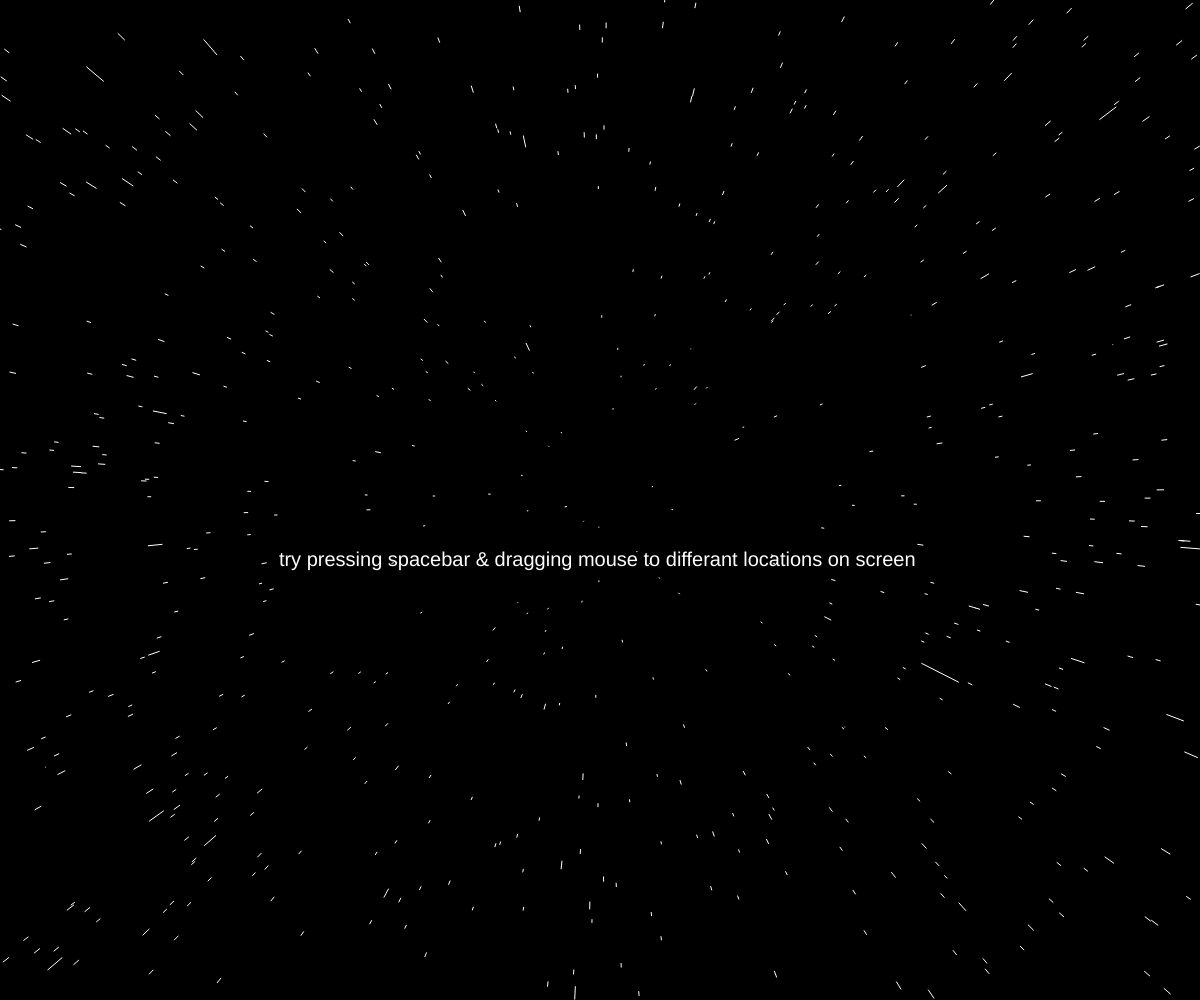
Frame 1 (no input)
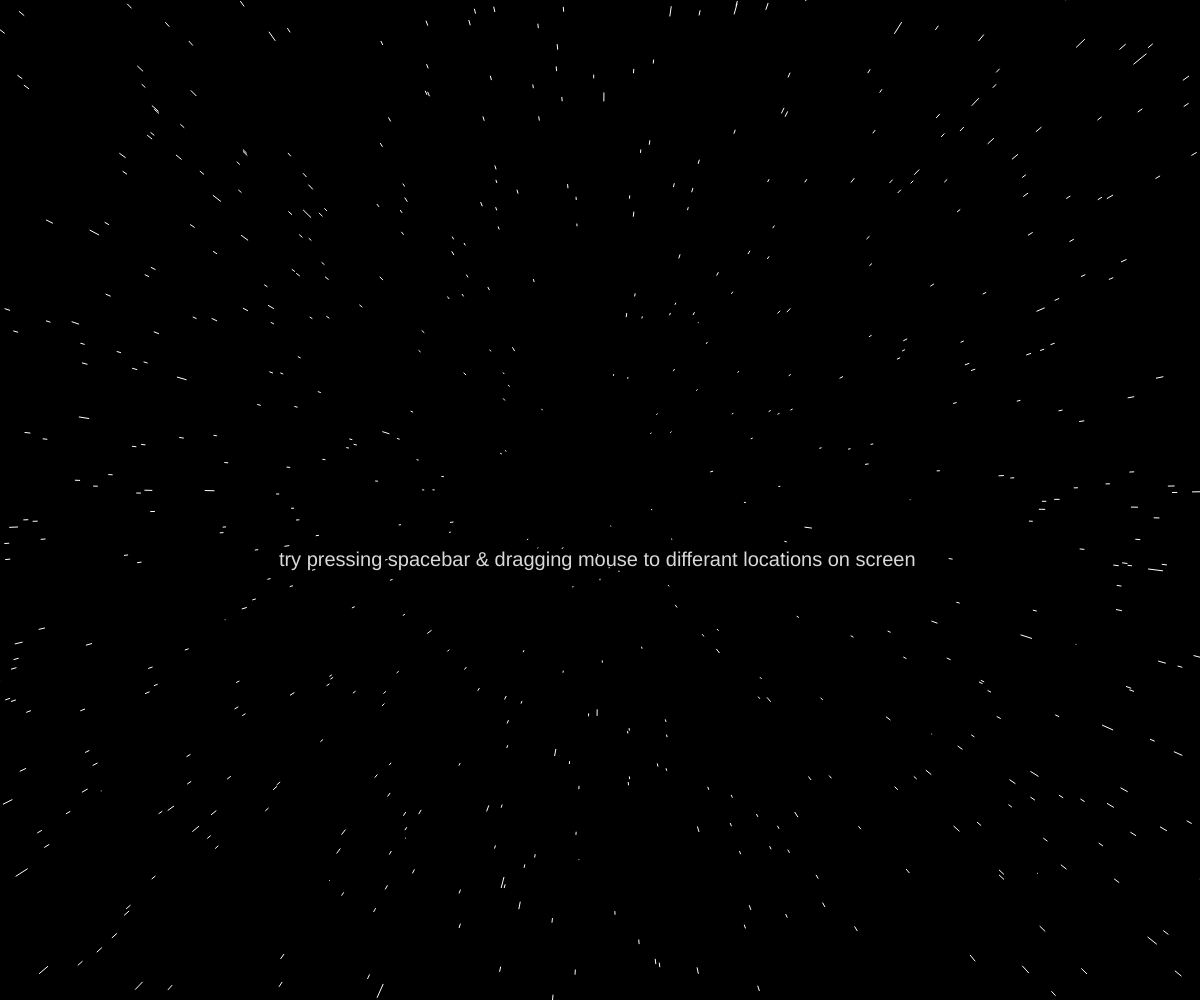
Frame 60 (no input)
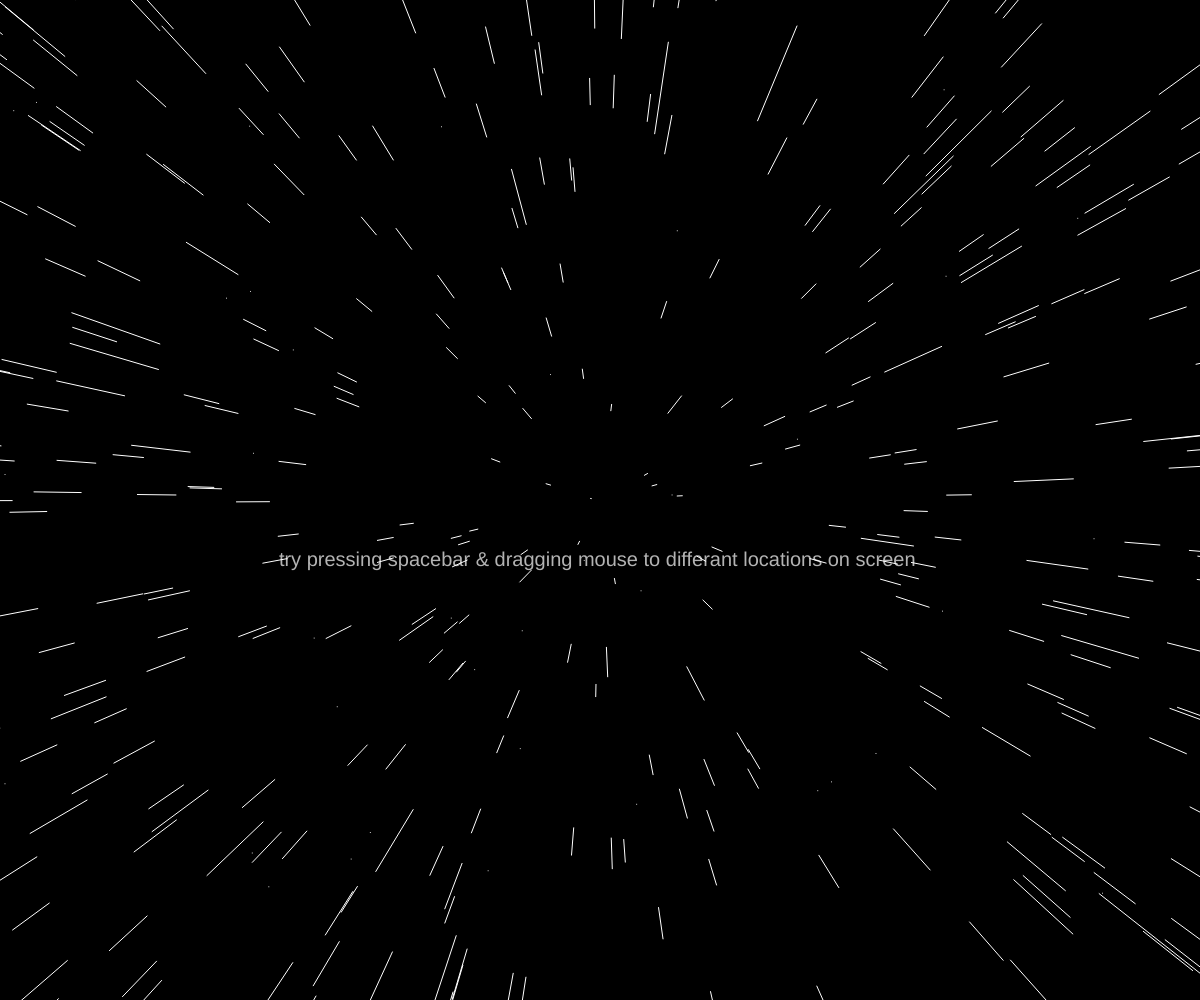
Frame 120 (the mouse pressed at the canvas centre since frame 60)

The p5.js sketch that drew these frames (run headless with seeded random() and noise() and a simulated clock; from frame 60 on, the mouse is pressed at the canvas centre):

// p5.js sketch
// ── sketch.js
var stars=[];
let numstarsmax=1500;
let speedmax=150;
var x;
var y;
var z;
var r;
var g;
var b;
var k=1;
var speed=8;
var numstars=numstarsmax;

function setup() {
	createCanvas(windowWidth,windowHeight);
	background(0);
	for (var i = 0; i < numstars; i++) {
		stars[i]= new Star();
	}
	frameRate(60);
	textSize(30);
	textAlign(CENTER,CENTER);
}

function draw() {
if (mouseIsPressed){
	speed=speedmax*mouseX/width;
	numstars=numstarsmax*mouseY/height;
}
	background(0);
	if(frameCount<=400){
		fill(255*(1-frameCount/400));
		noStroke();
		textSize(30);
		text(' ',width/2,height/2-30);
		text(' ',width/2,height/2);
		textSize(20);
		text ('try pressing spacebar & dragging mouse to differant locations on screen ',width/2,height/2+60);
	}
	translate(width/2,height/2);
	for (var i = 0; i < numstars; i++) {
		stars[i].update();
		stars[i].show();
	}
}

function Star() {
		this.x=random(-width/2,width/2);
		this.y=random(-height/2,height/2);
		this.z=random(width);
		this.pz=this.z;
	this.r=255;
	this.g=255;
	this.b=255;

	this.update=function(){
		this.z=this.z-speed;
		if (this.z < 1) {
			this.z = width;
			this.x = random(-width/2, width/2);
			this.y = random(-height/2, height/2);
			this.pz = this.z;
		}
	}

	this.show=function(){
		fill(this.r,this.g,this.b);
		noStroke();

		var sx=map(this.x/this.z,0,1,0,width)
		var sy=map(this.y/this.z,0,1,0,height)
		var r=map(this.z,0,width,16,0)
		var px = map(this.x / this.pz, 0, 1, 0, width);
    var py = map(this.y / this.pz, 0, 1, 0, height);
    this.pz = this.z;

		if(k%2==0){
		ellipse(sx,sy,r);
		}
    else if (k%2>=0) {
		stroke(this.r,this.g,this.b);
			line(px, py, sx, sy);
		}

	}
}
function keyTyped(){
	if(key===' '){
		k+=1;
	}
}
